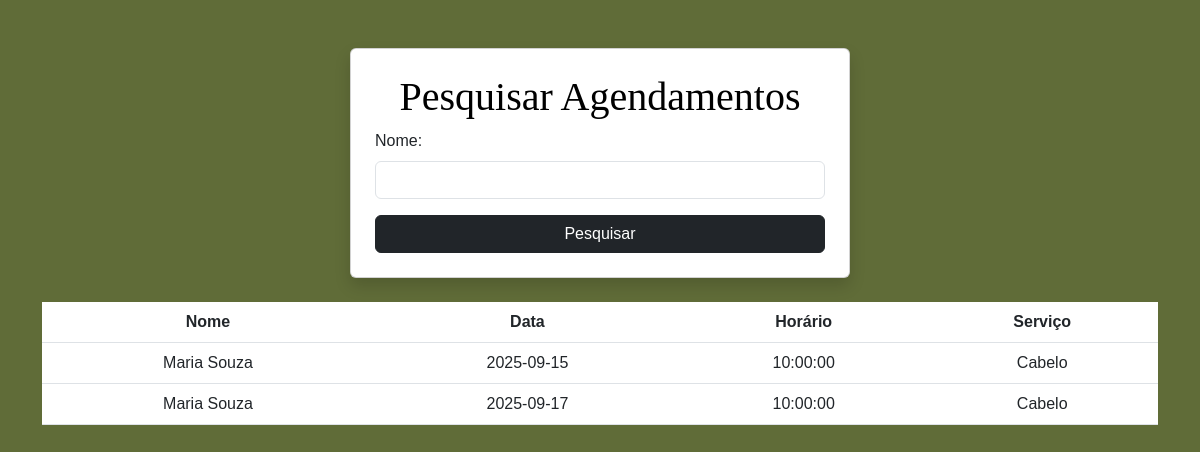
Page /buscaAgendamento.php?nome=Maria Souza (signed in) on the committed database.
### tables this page shows
CREATE TABLE IF NOT EXISTS `tb_agendamento` (
  `idagendamento` INT NOT NULL AUTO_INCREMENT,
  `data` DATE NOT NULL,
  `horario` TIME NOT NULL,
  `tb_servico_id_servico` INT NOT NULL,
  `tb_usuario_idusuario` INT NOT NULL,
  PRIMARY KEY (`idagendamento`),
  INDEX `fk_tb_agendamento_tb_servico1_idx` (`tb_servico_id_servico` ASC),
  INDEX `fk_tb_agendamento_tb_usuario2_idx` (`tb_usuario_idusuario` ASC),
  CONSTRAINT `fk_tb_agendamento_tb_servico1`
    FOREIGN KEY (`tb_servico_id_servico`)
    REFERENCES `tb_servico` (`idservico`)
    ON DELETE NO ACTION
    ON UPDATE NO ACTION,
  CONSTRAINT `fk_tb_agendamento_tb_usuario2`
    FOREIGN KEY (`tb_usuario_idusuario`)
    REFERENCES `tb_usuario` (`idusuario`)
    ON DELETE NO ACTION
    ON UPDATE NO ACTION
);

CREATE TABLE IF NOT EXISTS `tb_usuario` (
  `idusuario` INT NOT NULL AUTO_INCREMENT,
  `email` VARCHAR(120) NOT NULL,
  `senha` VARCHAR(200) NOT NULL,
  `tipo` CHAR(1) NOT NULL,
  `nome` VARCHAR(45) NOT NULL,
  `telefone` VARCHAR(45) NULL,
  PRIMARY KEY (`idusuario`)
);

CREATE TABLE IF NOT EXISTS `tb_servico` (
  `idservico` INT NOT NULL AUTO_INCREMENT,
  `preco_servico` DECIMAL(10,2) NOT NULL,
  `tipo_servico` VARCHAR(10) NOT NULL,
  `descricao_servico` VARCHAR(800) NOT NULL,
  `foto` VARCHAR(255) NOT NULL,
  PRIMARY KEY (`idservico`)
);

### codigo/funcoes.php (called while the page is built, shortened)
<?php
function pesquisarAgendamentosPorNome($conexao, $nome) {
    $sql = "SELECT
                u.nome,
                a.data,
                a.horario,
                s.tipo_servico AS servico
            FROM tb_agendamento a
            JOIN tb_usuario u ON a.tb_usuario_idusuario = u.idusuario
            JOIN tb_servico s ON a.tb_servico_id_servico = s.idservico
            WHERE u.nome LIKE ?";
    $comando = mysqli_prepare($conexao, $sql);
    $pesquisaNome = "%" . $nome . "%";
    mysqli_stmt_bind_param($comando, 's', $pesquisaNome);
    mysqli_stmt_execute($comando);
    $resultados = mysqli_stmt_get_result($comando);
    $agendamentos = [];
    while ($linha = mysqli_fetch_assoc($resultados)) {
        $agendamentos[] = $linha;
    }
    return $agendamentos;
}

### public/buscaAgendamento.php (the view, shortened to what this page needs)
<?php
require_once "../codigo/conexao.php";
require_once "../codigo/funcoes.php";
?>
<!DOCTYPE html>
<html lang="en">
<head>
  <link rel="stylesheet" href="css/style.css">
  <link href="https://cdn.jsdelivr.net/npm/bootstrap@5.3.0/dist/css/bootstrap.min.css" rel="stylesheet">
</head>
<body class="fundo-verde">
  <div class="container text-center mt-4">
    <br>
    <form action="buscaAgendamento.php" class="card card-agendamento p-4 shadow mx-auto mb-4">
      <h1 class="pesquisarA">Pesquisar Agendamentos</h1>
      <div class="mb-3 text-start">
        <label for="nome" class="form-label">Nome:</label>
        <input type="text" class="form-control" id="nome" name="nome" required>
      </div>
      <input type="submit" class="btn btn-dark w-100" value="Pesquisar">
    </form>
    <?php
    if (isset($_GET["nome"]) && !empty($_GET["nome"])) {
      $nome = $_GET["nome"];
      require_once "../codigo/conexao.php";
      require_once "../codigo/funcoes.php";
      $agendamentos = pesquisarAgendamentosPorNome($conexao, $nome);
      if (count($agendamentos) == 0) {
        echo "<p>Nenhum cliente encontrado</p>";
      } else {
        echo "<div class='table-responsive'>";
        echo "<table class='table'>";
        echo "<thead><tr>";
        echo "<th>Nome</th>";
        echo "<th>Data</th>";
        echo "<th>Horário</th>";
        echo "<th>Serviço</th>";
        echo "</tr></thead><tbody>";
      }
      foreach ($agendamentos as $agendamento) {
        echo "<tr>";
        echo "<td>" . $agendamento["nome"] . "</td>";
        echo "<td>" . $agendamento["data"] . "</td>";
        echo "<td>" . $agendamento["horario"] . "</td>";
        echo "<td>" . $agendamento["servico"] . "</td>";
        echo "</tr>";
      }
      echo "</tbody></table></div>";
    }
    ?>
  </div>
</body>
</html>

### public/css/style.css (style rules this page uses)
* { margin: 0; padding: 0; box-sizing: border-box; font-family: Arial, sans-serif; }
.fundo-verde { background-color: rgb(96, 108, 56); }
.card-agendamento { max-width: 500px; width: 100%; border-radius: 20px; box-shadow: 0 4px 10px rgba(0, 0, 0, 0.15); border: 2px solid #556b2f; }
.pesquisarA { top: 105px; font-family: lamoric; color: #000000; cursor: default; }

### rows in the picture
tb_agendamento: tb_usuario_idusuario.nome "Maria Souza", data "2025-09-15", horario "10:00:00", tb_servico_id_servico.tipo_servico "Cabelo"
tb_agendamento: tb_usuario_idusuario.nome "Maria Souza", data "2025-09-17", horario "10:00:00", tb_servico_id_servico.tipo_servico "Cabelo"
